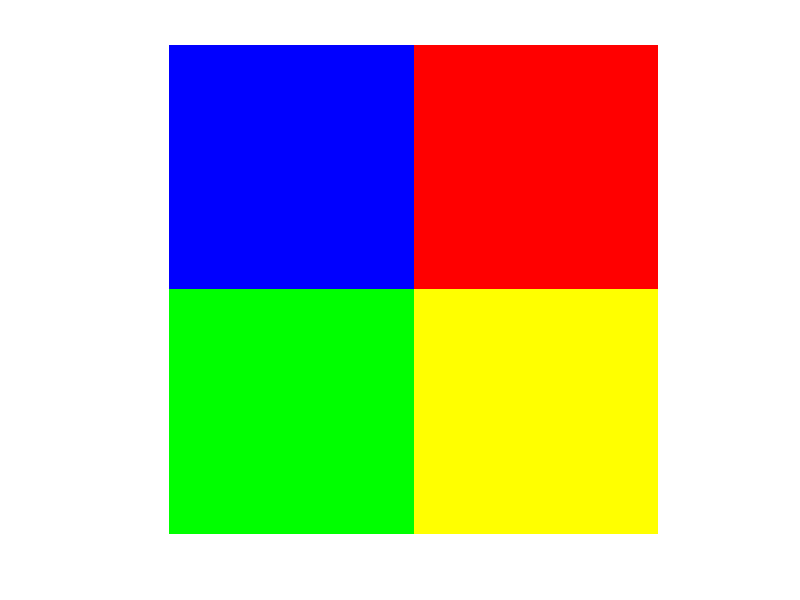

Reproduce this figure in MATLAB. (Note: this script raises an error after producing the figure.)
%% CV Exercise 1 - Introduction to Matlab and Edge Detection
%
% <html>
% Cole MacLean and Suren Oganesian 
% </br>
% October 10, 2016
% </html>
%
%% Lab 1-1 Image Swap
%create black and white squares to use in producing box patterns
blackbox = zeros(500,500); 
whitebox = ones(500,500);

%color channels are created by stacking black and whiteboxes in appropriate
%order
channel1 = [blackbox,whitebox;blackbox,whitebox];
channel2 = [blackbox,blackbox;whitebox,whitebox];
channel3 = [whitebox,blackbox;blackbox,blackbox];
%combine channels into 3-D RGB array
color = cat(3, channel1, channel2, channel3);
imshow(color)
%% Lab 1-4 Image Split
clooney = imread('lab1/images/clooney.jpg');
%image_swap is a defined function that swaps the left and right image
%parts after the user inputted split column (214 in this case)
imshow(image_swap(clooney,214))
%% Lab 1-6 Image Fusing
%Given 2 images, overlap the first's foreground ontop of the second
hand = imread('lab1/images/hand.jpg');
building = imread('lab1/images/mapfre.jpg');
buildR = building(:,:,1);
buildG = building(:,:,2);
buildB = building(:,:,3);
handR = hand(:,:,1);
handG = hand(:,:,2);
handB = hand(:,:,3);
bin_hand = im2bw(hand,0.1);
bw_pxs = bin_hand == 1;
buildR(bw_pxs) = handR(bw_pxs);
buildG(bw_pxs) = handG(bw_pxs);
buildB(bw_pxs) = handB(bw_pxs);
fuse = cat(3,buildR,buildG,buildB);
imshow(fuse)
%% Lab 2-1 Image Edge Detection 
%Comparing Edge Detection Algorithms
%load testing images
color_starbucks = imread('lab2/images_video/starbuck.jpg');
starbucks = rgb2gray(color_starbucks);
dolphin = rgb2gray(imread('lab2/images_video/doulphin.jpg'));
dog = rgb2gray(imread('lab2/images_video/dog.jpg'));
fabulous = rgb2gray(imread('lab2/images_video/fabulous.jpg'));

%edge detect function takes image an using various detection images to view
%possible edges
edge_detect(starbucks);
best_edge = edge(starbucks,'Prewitt',0.1);
%overlap function takes original image, the edges and which color channel
%to use as edge enhancement (1 - R, 2- G, 3 - B)
imshow(overlap_edge(color_starbucks,best_edge,1))
snapnow;
%test best edge detetor parameters on other images
imshow(edge(dolphin,'Prewitt',0.1))
snapnow;
imshow(edge(dog,'Prewitt',0.1))
snapnow;
imshow(edge(fabulous,'Prewitt',0.1))
snapnow;
%% 2-1 Discussion
% The above images display various edge detection algorithms and different
% parameters for each algorithm to test which algorithm and parameters work
% best for detecting the edges of the starbucks logo. 2 detectors stand out
% as being very good at detecting the edges. These are the Sobel and
% Prewitt edge detectors, with thresholds both set to 0.1. The Prewitt
% detector just edges out (Ha!) the Sobel detector, with the detected edges
% being slightly crisper and more complete then the Sobel, making it the
% optimized detector. Sobel and Prewitt detectors with higher thresholds
% performed poorly in detecting edges, and the zerocross edge detector was
% completely unable to detect edges at any threshold level. This optimal
% edge detector was then used on 3 other images, to varying degrees of
% success. It was able to capture the very detailed edges of the fabulous
% image, but performed poorly in accuractely outlining both the dolphin and
% dog images. 
%
% # We used 3 detector algorithms for edge detection - Sobel, Prewitt and
% zerocross
% # For the starbucks image, the best edge detector was Prewitt thresholded
% at 0.1
% # Optimal parameter was threshold at 0.1
% # Advantages of this edge detector on other images is that it is very
% good at obtaining the detailed edges in intricate images like fabulous,
% but a disadvantage is that it can cause noise as seen in the dolphin
% image where the water bubbles are captured as edges
% # To correct for the noisey edge detection that this detector creates,
% the parameters could be changed to optimize for each individual image.
% This is obviously a tedious task, and a comprimise between accuracy
% across an image corpus is likely needed.